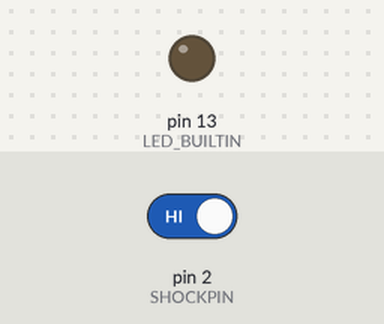
The sketch below on a simulated Arduino Uno, built with avr-gcc and run on an emulated ATmega328P. On the bench: output pins drawn as LEDs (lit = HIGH). Inputs (shaded band) come from the test bench; at power-on: pin 2 (SHOCKPIN) HIGH.

Above: at 1.2 s.
1.3 s: pin 2 (SHOCKPIN) driven LOW
At 1.9 s:
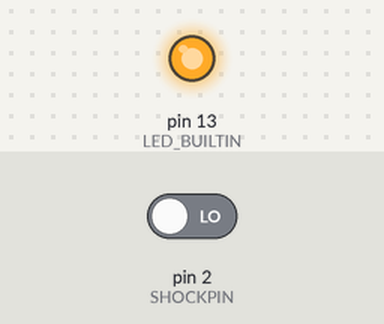
2.8 s: pin 2 (SHOCKPIN) driven HIGH
At 4.2 s:
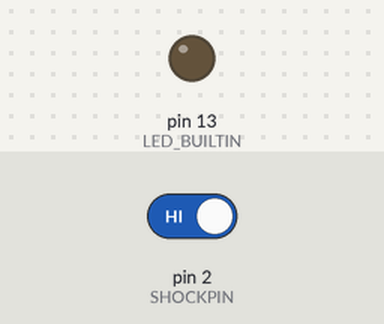
Timing chart, 0 to 5.8 s (numbered marks = the images above; inputs shaded):
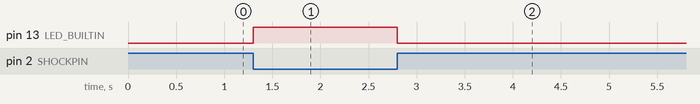

Measured:
- after the input at 1.3 s, pin 13 (LED_BUILTIN): LOW → HIGH at once
- after the input at 2.8 s, pin 13 (LED_BUILTIN): HIGH → LOW at once

The sketch:

Shock.ino
```cpp
/*
  Shock

  It just turns on the built-int LED if it receives a vibration.
*/

#define SHOCKPIN 2

void setup(){
  pinMode(LED_BUILTIN, OUTPUT);
  pinMode(SHOCKPIN, INPUT);
  digitalWrite(LED_BUILTIN, LOW);
}

void loop(){
  if(digitalRead(SHOCKPIN) == LOW ){
    digitalWrite(LED_BUILTIN, HIGH);
  }else{
    digitalWrite(LED_BUILTIN, LOW);
  }
}
```
